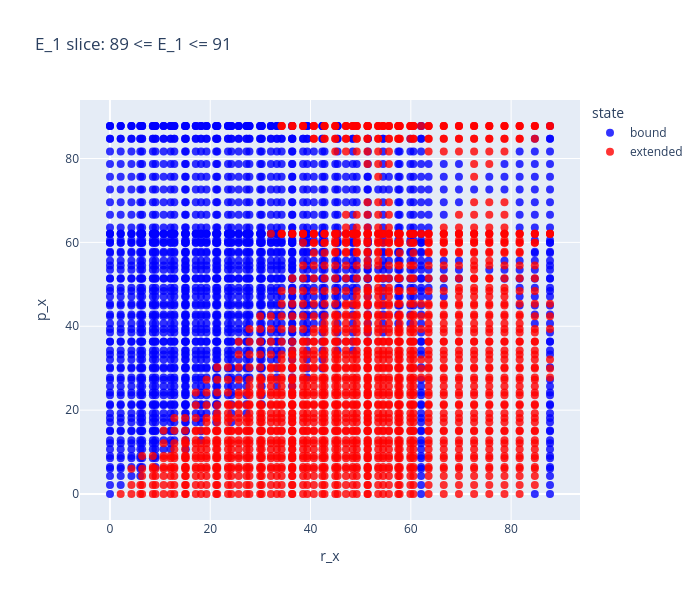

Source (notebook cell):
### Code cell
target_E1 = 90.0
E1_window = 1

slice_mask = (state_df["E1"] - target_E1).abs() <= E1_window
slice_df = state_df.loc[slice_mask].copy()

if slice_df.empty:
    nearest_E1 = state_df.loc[(state_df["E1"] - target_E1).abs().idxmin(), "E1"]
    slice_df = state_df.loc[np.isclose(state_df["E1"], nearest_E1)].copy()
    title = f"Nearest available E_1 slice to {target_E1:g}: E_1 = {nearest_E1:.3f}"
else:
    title = f"E_1 slice: {target_E1 - E1_window:g} <= E_1 <= {target_E1 + E1_window:g}"

print(f"Plotting {len(slice_df)} points with E_1 from {slice_df['E1'].min():.3f} to {slice_df['E1'].max():.3f}")

fig_slice = go.Figure()

for label, color in [("bound", "blue"), ("extended", "red")]:
    mask = slice_df["label"] == label
    fig_slice.add_trace(
        go.Scatter(
            x=slice_df.loc[mask, "r_x"],
            y=slice_df.loc[mask, "p_x"],
            mode="markers",
            marker=dict(size=8, color=color, opacity=0.8),
            name=label,
            text=slice_df.loc[mask, "E1"].map(lambda value: f"E_1={value:.3f}"),
            hovertemplate="r_x=%{x:.3f}<br>p_x=%{y:.3f}<br>%{text}<extra>%{fullData.name}</extra>",
        )
    )

fig_slice.update_layout(
    title=title,
    xaxis_title="r_x",
    yaxis_title="p_x",
    legend_title_text="state",
    width=700,
    height=600,
)

fig_slice.show()

### Figure 1 — Plotly figure (JSON) as saved in the notebook; plotly's stock layout.template omitted (floating-point values rounded to 4 significant figures; data arrays with more than 128 entries replaced by an {"elided": "..."} marker saying what was removed)
{"data": [{"hovertemplate": "r_x=%{x:.3f}<br>p_x=%{y:.3f}<br>%{text}<extra>%{fullData.name}</extra>", "marker": {"color": "blue", "opacity": 0.8, "size": 8}, "mode": "markers", "name": "bound", "text": {"elided": "1953 str values"}, "type": "scatter", "x": {"elided": "1953 float values"}, "y": {"elided": "1953 float values"}}, {"hovertemplate": "r_x=%{x:.3f}<br>p_x=%{y:.3f}<br>%{text}<extra>%{fullData.name}</extra>", "marker": {"color": "red", "opacity": 0.8, "size": 8}, "mode": "markers", "name": "extended", "text": {"elided": "1759 str values"}, "type": "scatter", "x": {"elided": "1759 float values"}, "y": {"elided": "1759 float values"}}], "layout": {"height": 600, "legend": {"title": {"text": "state"}}, "title": {"text": "E_1 slice: 89 <= E_1 <= 91"}, "width": 700, "xaxis": {"title": {"text": "r_x"}}, "yaxis": {"title": {"text": "p_x"}}}}
